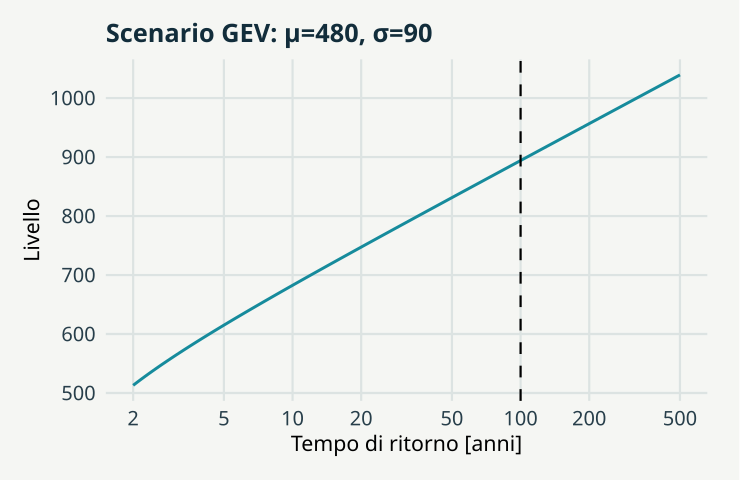

Source code (R):
# GeoStat Lab — funzioni comuni. R >= 4.3; ggplot2 >= 3.4; jsonlite.
suppressPackageStartupMessages(library(ggplot2))
col_geo <- c('#168B9C','#BC5B35','#7054A4','#A17B19','#227864','#64748B')
theme_set(theme_minimal(base_size=17, base_family='sans') + theme(
  plot.background=element_rect(fill='#F5F6F3',colour=NA),
  panel.background=element_rect(fill='#F5F6F3',colour=NA),
  panel.grid.minor=element_blank(),panel.grid.major=element_line(colour='#DCE3E2'),
  plot.title=element_text(size=19,face='bold',colour='#122D3B'),
  plot.subtitle=element_text(size=13,colour='#405560',margin=margin(b=12)),
  axis.text=element_text(size=15,colour='#273E4A'),axis.title=element_text(size=16),
  legend.position='bottom',legend.title=element_blank(),legend.text=element_text(size=14),
  strip.text=element_text(size=15,face='bold'),plot.margin=margin(18,24,18,18)))
metric <- function(...) data.frame(grandezza=names(c(...)),valore=as.character(c(...)),check.names=FALSE)
f <- function(x,d=3) {out<-formatC(x,digits=d,format='fg');out[!is.finite(x)]<-'Non definito';out}
line_plot <- function(d,x='x',y='y',title='',xl=x,yl=y,group=NULL) {
 p<-ggplot(d,aes(x=.data[[x]],y=.data[[y]]))
 if(is.null(group)) p<-p+geom_line(colour=col_geo[1],linewidth=1.05) else p<-p+aes(colour=.data[[group]],group=.data[[group]])+geom_line(linewidth=1)+scale_colour_manual(values=col_geo)
 p+labs(title=title,x=xl,y=yl)
}
point_plot <- function(d,x='x',y='y',title='',xl=x,yl=y,group=NULL) {
 p<-ggplot(d,aes(x=.data[[x]],y=.data[[y]]))
 if(is.null(group))p<-p+geom_point(colour=col_geo[1],size=2.5,alpha=.8) else p<-p+aes(colour=.data[[group]])+geom_point(size=2.7,alpha=.85)+scale_colour_manual(values=col_geo)
 p+labs(title=title,x=xl,y=yl)
}
hist_plot<-function(x,title='',xl='Valore',bins=20)ggplot(data.frame(x=x),aes(x))+geom_histogram(bins=bins,fill=col_geo[1],colour='#F5F6F3')+labs(title=title,x=xl,y='Frequenza')
bar_plot<-function(d,x='gruppo',y='valore',title='',yl='Valore')ggplot(d,aes(x=.data[[x]],y=.data[[y]],fill=.data[[x]]))+geom_col(width=.65)+scale_fill_manual(values=rep(col_geo,length.out=length(unique(d[[x]])) ))+guides(fill='none')+labs(title=title,x=NULL,y=yl)
map_plot<-function(d,z='z',title='',xl='Est [km]',yl='Nord [km]')ggplot(d,aes(x,y,fill=.data[[z]]))+geom_raster()+coord_equal()+scale_fill_gradientn(colours=c('#153F56','#298C9C','#B8CDB2','#F1D889','#AD542F'))+labs(title=title,x=xl,y=yl)
acf_data<-function(x,lag=20){a<-acf(x,lag.max=min(lag,length(x)-1),plot=FALSE);data.frame(x=as.vector(a$lag)[-1],y=as.vector(a$acf)[-1])}
# AR(1), distribuzione marginale stazionaria N(0, 1).
ar_series<-function(n,rho){x<-numeric(n);x[1]<-rnorm(1);for(i in 2:n)x[i]<-rho*x[i-1]+sqrt(1-rho^2)*rnorm(1);x}
# Distanze euclidee in unità metriche già dichiarate; nessuna conversione implicita di CRS.
dist_cross<-function(a,b)sqrt(outer(a[,1],b[,1],'-')^2+outer(a[,2],b[,2],'-')^2)
# Predittore IDW: i punti coincidenti ricevono esattamente il valore osservato.
idw<-function(xy,z,new,power=2){dd<-dist_cross(new,xy);apply(dd,1,function(d)if(any(d<1e-10))mean(z[d<1e-10])else weighted.mean(z,d^(-power)))}
# CART didattico binario: divisioni assiali che minimizzano l'impurità di Gini.
cart_fit<-function(x,y,depth=2,minleaf=4){
 node<-list(p=mean(y),n=length(y));if(depth<1||length(unique(y))<2||length(y)<2*minleaf)return(node)
 best<-Inf
 for(j in seq_len(ncol(x))){v<-sort(unique(x[,j])); if(length(v)<2)next
  for(cut in (head(v,-1)+tail(v,-1))/2){left<-x[,j]<=cut;nl<-sum(left);nr<-sum(!left);if(min(nl,nr)<minleaf)next
   score<-nl*mean(y[left])*(1-mean(y[left]))+nr*mean(y[!left])*(1-mean(y[!left]))
   if(score<best){best<-score;node$j<-j;node$cut<-cut;split<-left}
  }
 }
 if(is.finite(best)){node$left<-cart_fit(x[split,,drop=FALSE],y[split],depth-1,minleaf);node$right<-cart_fit(x[!split,,drop=FALSE],y[!split],depth-1,minleaf)};node
}
cart_predict<-function(tree,x)apply(x,1,function(row){t<-tree;while(!is.null(t$j))t<-if(row[t$j]<=t$cut)t$left else t$right;t$p})

p <- list(xi = 0, T = 100, seed = 17)
set.seed(p$seed)
qgev <- function(T, xi) {
    u <- -log1p(-1/T)
    if (abs(xi) < 1e-08) 
        480 - 90 * log(u)
    else 480 + 90 * expm1(-xi * log(u))/xi
}

T <- exp(seq(log(2), log(500), length.out = 150))

data <- data.frame(x = T, y = qgev(T, p$xi))

plots <- list(line_plot(data, title = "Scenario GEV: μ=480, σ=90", xl = "Tempo di ritorno [anni]", 
    yl = "Livello") + scale_x_log10(breaks = c(2, 5, 10, 20, 50, 100, 200, 500)) + geom_vline(xintercept = p$T, 
    linetype = 2))

metrics <- metric(`Livello al T scelto` = f(qgev(p$T, p$xi)), `Limite superiore` = if (p$xi < 
    0) f(480 - 90/p$xi) else "Non finito", `Forma ξ` = p$xi)
print(metrics,row.names=FALSE)
ggplot2::ggsave('m14-gev-A.svg',plots[[1]],device=svglite::svglite,width=7.7,height=5.0,bg='#F8F6F1')
